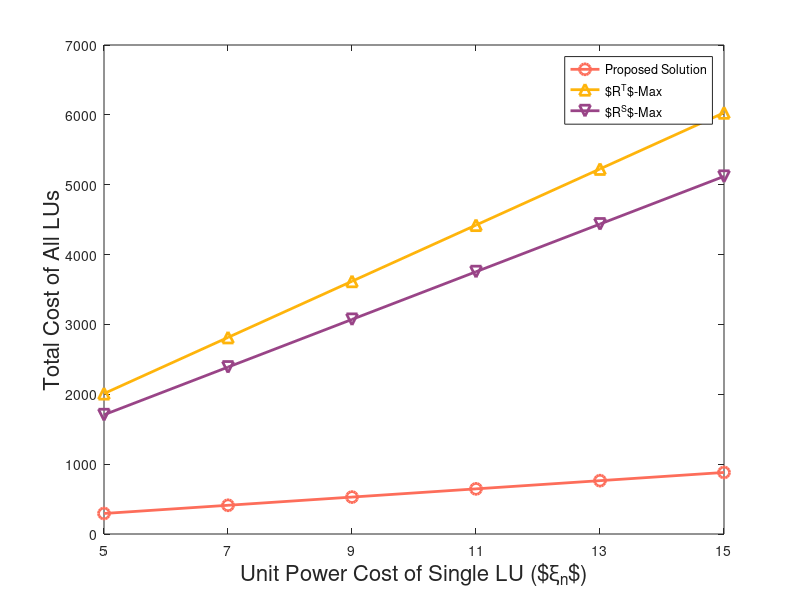

Source code (MATLAB): (Note: this script raises an error after producing the figure.)
clc
clear all
data = csvread('PowerCostzeta2.csv');
plot(data(3, 2:7), '-o', 'MarkerSize', 8, 'Color', '#FD6D5A', 'LineWidth', 2);
hold on
plot(data(4, 2:7), '-^', 'MarkerSize', 8, 'Color', '#FEB40B',  'LineWidth', 2);
hold on
% plot(data(5, 2:7), '-d', 'MarkerSize', 8, 'Color', '#6DC354',  'LineWidth', 2);
% hold on
plot(data(6, 2:7), '-v', 'MarkerSize', 8, 'Color', '#994487',  'LineWidth', 2);
hold on
% plot(data(7, 2:7), '-s', 'MarkerSize', 8, 'Color', '#518CD8',  'LineWidth', 2);
% hold on
% g=legend('Proposed Approach', '$R^T$-Greedy', '$R^T$-EE', '$R^S$-Greedy', '$R^S$-EE');
g=legend('Proposed Solution', '$R^T$-Max', '$R^S$-Max');
hx = xlabel('Unit Power Cost of Single LU ($\xi_n$)','FontSize',16); 
hy = ylabel('Total Cost of All LUs','FontSize',16);
%xlabel('Block interval T^I (s)','FontSize',15); ylabel('Total reward','FontSize',15);
k=set(gca,'xtick',[1 2 3 4 5 6],'XTickLabel',{'5','7','9','11','13','15'});
set(g,'Interpreter','latex','FontSize',16,'FontWeight','normal')
set(hx,'Interpreter','latex','FontSize',16,'FontWeight','normal')
set(hy,'Interpreter','latex','FontSize',16,'FontWeight','normal')
